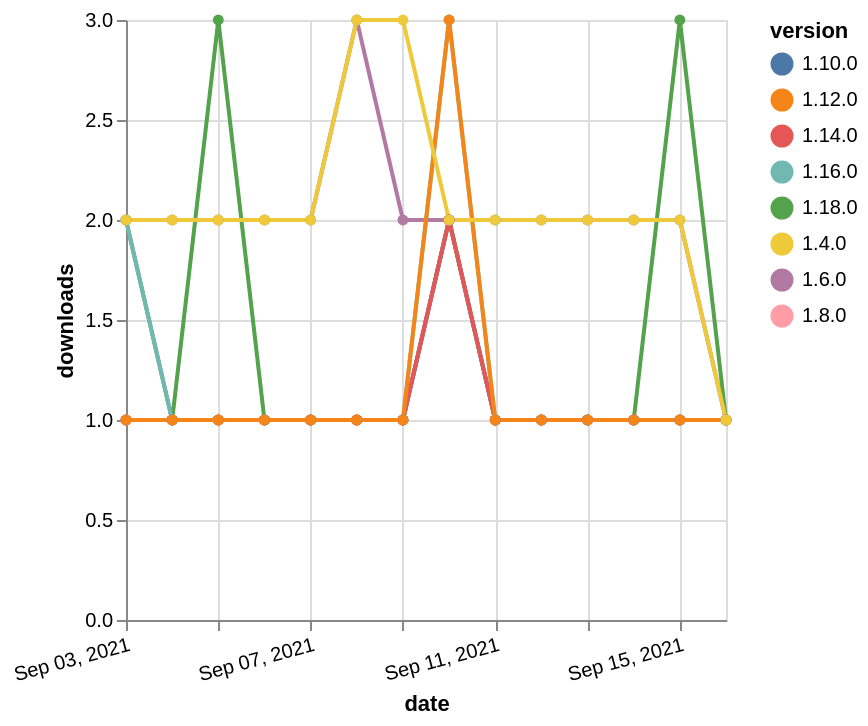

Source (Vega-Lite JSON):
### Vega-Lite specification from a JSON file in a GitHub repository (floating-point values rounded to 4 significant figures)
{"$schema": "https://vega.github.io/schema/vega-lite/v5.json", "description": "A simple bar chart with embedded data.", "data": {"values": [{"date": "2021-09-03", "total": 2211, "delta": 2, "version": "1.6.0"}, {"date": "2021-09-04", "total": 2213, "delta": 2, "version": "1.6.0"}, {"date": "2021-09-05", "total": 2215, "delta": 2, "version": "1.6.0"}, {"date": "2021-09-06", "total": 2217, "delta": 2, "version": "1.6.0"}, {"date": "2021-09-07", "total": 2219, "delta": 2, "version": "1.6.0"}, {"date": "2021-09-08", "total": 2222, "delta": 3, "version": "1.6.0"}, {"date": "2021-09-09", "total": 2224, "delta": 2, "version": "1.6.0"}, {"date": "2021-09-10", "total": 2226, "delta": 2, "version": "1.6.0"}, {"date": "2021-09-11", "total": 2228, "delta": 2, "version": "1.6.0"}, {"date": "2021-09-12", "total": 2230, "delta": 2, "version": "1.6.0"}, {"date": "2021-09-13", "total": 2232, "delta": 2, "version": "1.6.0"}, {"date": "2021-09-14", "total": 2234, "delta": 2, "version": "1.6.0"}, {"date": "2021-09-15", "total": 2236, "delta": 2, "version": "1.6.0"}, {"date": "2021-09-16", "total": 2237, "delta": 1, "version": "1.6.0"}, {"date": "2021-09-03", "total": 126, "delta": 2, "version": "1.18.0"}, {"date": "2021-09-04", "total": 127, "delta": 1, "version": "1.18.0"}, {"date": "2021-09-05", "total": 130, "delta": 3, "version": "1.18.0"}, {"date": "2021-09-06", "total": 131, "delta": 1, "version": "1.18.0"}, {"date": "2021-09-07", "total": 132, "delta": 1, "version": "1.18.0"}, {"date": "2021-09-08", "total": 133, "delta": 1, "version": "1.18.0"}, {"date": "2021-09-09", "total": 134, "delta": 1, "version": "1.18.0"}, {"date": "2021-09-10", "total": 136, "delta": 2, "version": "1.18.0"}, {"date": "2021-09-11", "total": 137, "delta": 1, "version": "1.18.0"}, {"date": "2021-09-12", "total": 138, "delta": 1, "version": "1.18.0"}, {"date": "2021-09-13", "total": 139, "delta": 1, "version": "1.18.0"}, {"date": "2021-09-14", "total": 140, "delta": 1, "version": "1.18.0"}, {"date": "2021-09-15", "total": 143, "delta": 3, "version": "1.18.0"}, {"date": "2021-09-16", "total": 144, "delta": 1, "version": "1.18.0"}, {"date": "2021-09-03", "total": 259, "delta": 1, "version": "1.8.0"}, {"date": "2021-09-04", "total": 260, "delta": 1, "version": "1.8.0"}, {"date": "2021-09-05", "total": 261, "delta": 1, "version": "1.8.0"}, {"date": "2021-09-06", "total": 262, "delta": 1, "version": "1.8.0"}, {"date": "2021-09-07", "total": 263, "delta": 1, "version": "1.8.0"}, {"date": "2021-09-08", "total": 264, "delta": 1, "version": "1.8.0"}, {"date": "2021-09-09", "total": 265, "delta": 1, "version": "1.8.0"}, {"date": "2021-09-10", "total": 267, "delta": 2, "version": "1.8.0"}, {"date": "2021-09-11", "total": 268, "delta": 1, "version": "1.8.0"}, {"date": "2021-09-12", "total": 269, "delta": 1, "version": "1.8.0"}, {"date": "2021-09-13", "total": 270, "delta": 1, "version": "1.8.0"}, {"date": "2021-09-14", "total": 271, "delta": 1, "version": "1.8.0"}, {"date": "2021-09-15", "total": 272, "delta": 1, "version": "1.8.0"}, {"date": "2021-09-16", "total": 273, "delta": 1, "version": "1.8.0"}, {"date": "2021-09-03", "total": 205, "delta": 1, "version": "1.10.0"}, {"date": "2021-09-04", "total": 206, "delta": 1, "version": "1.10.0"}, {"date": "2021-09-05", "total": 207, "delta": 1, "version": "1.10.0"}, {"date": "2021-09-06", "total": 208, "delta": 1, "version": "1.10.0"}, {"date": "2021-09-07", "total": 209, "delta": 1, "version": "1.10.0"}, {"date": "2021-09-08", "total": 210, "delta": 1, "version": "1.10.0"}, {"date": "2021-09-09", "total": 211, "delta": 1, "version": "1.10.0"}, {"date": "2021-09-10", "total": 213, "delta": 2, "version": "1.10.0"}, {"date": "2021-09-11", "total": 214, "delta": 1, "version": "1.10.0"}, {"date": "2021-09-12", "total": 215, "delta": 1, "version": "1.10.0"}, {"date": "2021-09-13", "total": 216, "delta": 1, "version": "1.10.0"}, {"date": "2021-09-14", "total": 217, "delta": 1, "version": "1.10.0"}, {"date": "2021-09-15", "total": 218, "delta": 1, "version": "1.10.0"}, {"date": "2021-09-16", "total": 219, "delta": 1, "version": "1.10.0"}, {"date": "2021-09-03", "total": 210, "delta": 2, "version": "1.16.0"}, {"date": "2021-09-04", "total": 211, "delta": 1, "version": "1.16.0"}, {"date": "2021-09-05", "total": 212, "delta": 1, "version": "1.16.0"}, {"date": "2021-09-06", "total": 213, "delta": 1, "version": "1.16.0"}, {"date": "2021-09-07", "total": 214, "delta": 1, "version": "1.16.0"}, {"date": "2021-09-08", "total": 215, "delta": 1, "version": "1.16.0"}, {"date": "2021-09-09", "total": 216, "delta": 1, "version": "1.16.0"}, {"date": "2021-09-10", "total": 219, "delta": 3, "version": "1.16.0"}, {"date": "2021-09-11", "total": 220, "delta": 1, "version": "1.16.0"}, {"date": "2021-09-12", "total": 221, "delta": 1, "version": "1.16.0"}, {"date": "2021-09-13", "total": 222, "delta": 1, "version": "1.16.0"}, {"date": "2021-09-14", "total": 223, "delta": 1, "version": "1.16.0"}, {"date": "2021-09-15", "total": 224, "delta": 1, "version": "1.16.0"}, {"date": "2021-09-16", "total": 225, "delta": 1, "version": "1.16.0"}, {"date": "2021-09-03", "total": 176, "delta": 1, "version": "1.14.0"}, {"date": "2021-09-04", "total": 177, "delta": 1, "version": "1.14.0"}, {"date": "2021-09-05", "total": 178, "delta": 1, "version": "1.14.0"}, {"date": "2021-09-06", "total": 179, "delta": 1, "version": "1.14.0"}, {"date": "2021-09-07", "total": 180, "delta": 1, "version": "1.14.0"}, {"date": "2021-09-08", "total": 181, "delta": 1, "version": "1.14.0"}, {"date": "2021-09-09", "total": 182, "delta": 1, "version": "1.14.0"}, {"date": "2021-09-10", "total": 184, "delta": 2, "version": "1.14.0"}, {"date": "2021-09-11", "total": 185, "delta": 1, "version": "1.14.0"}, {"date": "2021-09-12", "total": 186, "delta": 1, "version": "1.14.0"}, {"date": "2021-09-13", "total": 187, "delta": 1, "version": "1.14.0"}, {"date": "2021-09-14", "total": 188, "delta": 1, "version": "1.14.0"}, {"date": "2021-09-15", "total": 189, "delta": 1, "version": "1.14.0"}, {"date": "2021-09-16", "total": 190, "delta": 1, "version": "1.14.0"}, {"date": "2021-09-03", "total": 210, "delta": 1, "version": "1.12.0"}, {"date": "2021-09-04", "total": 211, "delta": 1, "version": "1.12.0"}, {"date": "2021-09-05", "total": 212, "delta": 1, "version": "1.12.0"}, {"date": "2021-09-06", "total": 213, "delta": 1, "version": "1.12.0"}, {"date": "2021-09-07", "total": 214, "delta": 1, "version": "1.12.0"}, {"date": "2021-09-08", "total": 215, "delta": 1, "version": "1.12.0"}, {"date": "2021-09-09", "total": 216, "delta": 1, "version": "1.12.0"}, {"date": "2021-09-10", "total": 219, "delta": 3, "version": "1.12.0"}, {"date": "2021-09-11", "total": 220, "delta": 1, "version": "1.12.0"}, {"date": "2021-09-12", "total": 221, "delta": 1, "version": "1.12.0"}, {"date": "2021-09-13", "total": 222, "delta": 1, "version": "1.12.0"}, {"date": "2021-09-14", "total": 223, "delta": 1, "version": "1.12.0"}, {"date": "2021-09-15", "total": 224, "delta": 1, "version": "1.12.0"}, {"date": "2021-09-16", "total": 225, "delta": 1, "version": "1.12.0"}, {"date": "2021-09-03", "total": 2352, "delta": 2, "version": "1.4.0"}, {"date": "2021-09-04", "total": 2354, "delta": 2, "version": "1.4.0"}, {"date": "2021-09-05", "total": 2356, "delta": 2, "version": "1.4.0"}, {"date": "2021-09-06", "total": 2358, "delta": 2, "version": "1.4.0"}, {"date": "2021-09-07", "total": 2360, "delta": 2, "version": "1.4.0"}, {"date": "2021-09-08", "total": 2363, "delta": 3, "version": "1.4.0"}, {"date": "2021-09-09", "total": 2366, "delta": 3, "version": "1.4.0"}, {"date": "2021-09-10", "total": 2368, "delta": 2, "version": "1.4.0"}, {"date": "2021-09-11", "total": 2370, "delta": 2, "version": "1.4.0"}, {"date": "2021-09-12", "total": 2372, "delta": 2, "version": "1.4.0"}, {"date": "2021-09-13", "total": 2374, "delta": 2, "version": "1.4.0"}, {"date": "2021-09-14", "total": 2376, "delta": 2, "version": "1.4.0"}, {"date": "2021-09-15", "total": 2378, "delta": 2, "version": "1.4.0"}, {"date": "2021-09-16", "total": 2379, "delta": 1, "version": "1.4.0"}]}, "width": "container", "mark": {"type": "line", "point": {"filled": true}}, "encoding": {"x": {"field": "date", "type": "temporal", "timeUnit": "yearmonthdate", "title": "date", "axis": {"labelAngle": -15}}, "y": {"field": "delta", "type": "quantitative", "title": "downloads"}, "color": {"field": "version", "type": "nominal"}, "tooltip": {"field": "delta"}}}
